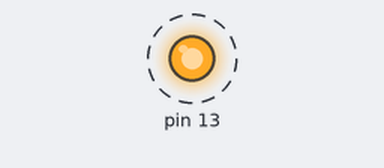
Bench run of a sketch on a simulated Arduino Uno, built with avr-gcc and run on an emulated ATmega328P. Shown: output pins drawn as LEDs (lit = HIGH). Dashed ring = blinking. The modem accepts every AT command (registered, SIM ready, sends succeed) and sends nothing else; pins used as bus, display or sensor lines are not drawn; what the sketch prints to the serial monitor is not drawn.

Above: at 2.7 s.
Timing chart, 0 to 5.5 s (numbered marks = the images above):
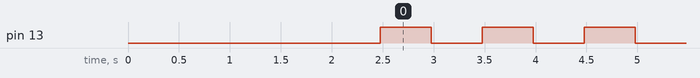

The sketch:

TeslaPhone_v.1.0_testing.ino
```cpp
#include <SoftwareSerial.h>
#include "Config.h"
#include "SIM800L.h"

void POWER_ON(void)
{
  pinMode(pin_LED_ON, OUTPUT);

}

void setup(void)
{
  pinMode(13, OUTPUT);
  //Подать питание
  pinMode(pin_POWER_ON, OUTPUT);
  digitalWrite(pin_POWER_ON, HIGH);

  //Serial Init
  Serial.begin(9600);
  Serial.println("===Tesla Phone v.1.0 Testing===");
  delay(1000);

  //SIM800 Init
  SIM800_Init();
  delay(100);
  //Отправить команду AT GSM-модулю
  SIM800_AT();
  delay(100);
  SIM800_AT();
  delay(1000);

  //GSM-test
  SIM800_Testing();
}

void loop(void)
{
  delay(1);
  digitalWrite(13, HIGH);
  delay(500);
  digitalWrite(13, LOW);
  delay(500);
}
```

SIM800L.h
```cpp
#include <SoftwareSerial.h>

SoftwareSerial SIM800_Serial(3, 2);          // Выводы SIM800L Tx & Rx подключены к выводам Arduino 3 и 2

String Sim800L_DataRead(uint32_t timeout)
{

    uint64_t timeOld = millis();

    while (!SIM800_Serial.available() && !(millis() > timeOld + timeout))
    {
        delay(13);
    }

    String str;

    while(SIM800_Serial.available())
    {
        if (SIM800_Serial.available()>0)
        {
            str += (char) SIM800_Serial.read();
        }
        delay(1);
    }
    return str;
}

void SIM800_ReadAll(void)
{
  if (SIM800_Serial.available()>0)
  {
    while(SIM800_Serial.available())
    {
      SIM800_Serial.read();
    }
  }
}

//void SIM800_DataSend(char *data)
void SIM800_DataSend(String data)
{
  //SIM800_ReadAll();
  SIM800_Serial.println(data);
}

void SIM800_Init(void)
{
  //GSM SerialPort Init
  SIM800_Serial.begin(9600);
}

void SIM800_AT(void)
{
  SIM800_DataSend("AT");
}

//Проверка регистрации в сети
bool SIM800_RegGSM_Wait(void)
{
  String _buf = "";
  SIM800_DataSend("AT+CREG?");
  _buf = Sim800L_DataRead(500);
  if((_buf.indexOf("OK")) != -1 && (_buf.indexOf("CREG"))!=-1)
  {
    _buf=_buf.substring(_buf.indexOf(",")+1, _buf.indexOf(",")+2);
    if((_buf.indexOf("1")) != -1){
      return true;
    }else{
      return false;
    }
  }
}

void SIM800_GSM_Name(void)
{
  if(SIM800.GSM_NameOK == true){return;}
  String _buf = "";
  SIM800_DataSend("AT+COPS?");
  _buf = Sim800L_DataRead(1000);
  //Serial.print(_buf);
  if((_buf.indexOf("OK")) != -1 && (_buf.indexOf("+COPS")) != -1 && _buf.indexOf("\"") != -1)
  {
    _buf=_buf.substring(_buf.indexOf("\"")+1, _buf.lastIndexOf("\""));
    Serial.print("GSM-Name = ");
    Serial.println(_buf);
  }else{
    Serial.println("GSM-Name=ERROR");
  }
  delay(100);
}

void SIM800_TimeRead_Test(void)
{
  String _buf = "";
  SIM800_DataSend("AT+CCLK?");
  _buf = Sim800L_DataRead(500);
  if((_buf.indexOf("OK")) != -1)
  {
    uint8_t day, month, year, hour, minute, second;
    _buf=_buf.substring(_buf.indexOf("\"")+1, _buf.lastIndexOf("\"")-1);
    year=_buf.substring(0,2).toInt();
    month= _buf.substring(3,5).toInt();
    day=_buf.substring(6,8).toInt();
    hour=_buf.substring(9,11).toInt();
    minute=_buf.substring(12,14).toInt();
    second=_buf.substring(15,17).toInt();

    char ArrDisp[24];
    sprintf(ArrDisp, "20%02d.%02d.%02d %02d:%02d",year,month,day,hour,minute);
    Serial.print("Time = ");
    Serial.println(ArrDisp);
  }else{
    Serial.println("Time = ERROR");
  }
}

void SIM800_Battery_Test(void)
{
  String _buf = "";
  SIM800_DataSend("AT+CBC");
  _buf = Sim800L_DataRead(500);
  if((_buf.indexOf("OK")) != -1)
  {
    _buf=_buf.substring(_buf.indexOf(",")+1, _buf.lastIndexOf(","));
    if(SIM800.Battery != _buf.toInt()){
      SIM800.Battery = _buf.toInt();
      Serial.print("Battery = ");
      Serial.print(SIM800.Battery);
      Serial.println("\%");
      return;
    }
  }
  Serial.println("Battery = ERROR");
}

void SIM800_Testing(void)
{
  String _buf = "";
  Sim800L_DataRead(100);
  //AT
  SIM800_DataSend("AT");
  _buf = Sim800L_DataRead(500);
  if((_buf.indexOf("OK")) != -1)
  {
    Serial.println("Command(AT) = OK");
  }else{
    Serial.println("Command(AT) = ERROR");
  }

  //Ожидание подключения к GSM
  SIM800.Connect=false;
  Serial.print("Wait connect GSM");
  for(uint8_t i = 0; i<30; i++){
    if(SIM800_RegGSM_Wait() == true){
      SIM800.Connect = true;
      Serial.println("\nConnect GSM = OK");
      break;
    }
    Serial.print(".");
    delay(1000);
  }
  if(SIM800.Connect == false){
    Serial.println("Connect GSM = ERROR");
    return;
  }

  //Имя GSM-сети
  SIM800_GSM_Name();

  //Установка для считывания Даты и времени с сохранением в памяти
  SIM800_DataSend("AT+CLTS=1");
  Sim800L_DataRead(500);
  //Считать дату и время
  SIM800_TimeRead_Test();

  //Уровень заряда батареи
  SIM800_Battery_Test();

}
```

Config.h
```cpp
#define pin_LED_ON      A5              //Пин управления подсветкой дисплея
#define pin_POWER_ON    A4              //Пин управления питанием
#define pin_POWER_KEY   12              //Номер порта кнопки Включения/Отключения питания

typedef struct
{
  unsigned Connect:1;       //Флаг подключения к GSM-сети
  unsigned DateTimeOK:1;    //Флаг корректных принятых данных Даты и Времени
  unsigned GSM_NameOK:1;    //Флаг полученного имени GSM-сети
  unsigned Ring:1;          //Флаг входящего вызова
  unsigned Dial:1;          //Флаг набираемого номера
  unsigned Call:1;          //Флаг вызова набранного номера
  unsigned BrightON:1;      //Флаг включенной подсветки дисплея
  uint8_t NumCount;         //Номер набираемой цифры в телефонном номере
  uint8_t BrightCount;      //Счетчик времени включенной подсветки дисплея
  uint16_t Battery;         //Напряжение на аккумуляторе
  String GSM;               //Имя сети, к которой подключились
  String PhoneIncoming;     //Телефонный номер звонящего абонента
  char PhoneNumber[12];     //Набираемый Телефонный номер для дозвона
} sim800_t;

sim800_t SIM800;
```

Measured:
- by itself, pin 13: alternates HIGH for 0.50 s and LOW for 0.50 s
